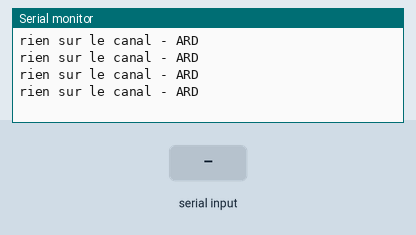
Recording of a sketch running on a simulated Arduino Uno, built with avr-gcc and run on an emulated ATmega328P. On the bench: the last lines printed to the serial monitor. The test bench sets the inputs (shaded band).

Above: at 1.8 s.
1.9 s: "1" received over the second serial link
At 2.4 s:
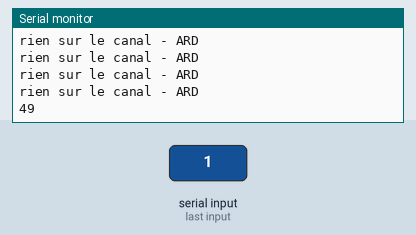
3.5 s: "0" received over the second serial link
At 3.9 s:
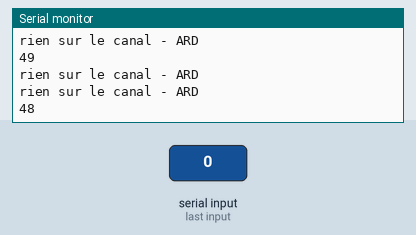
5.0 s: "2" received over the second serial link
At 5.4 s:
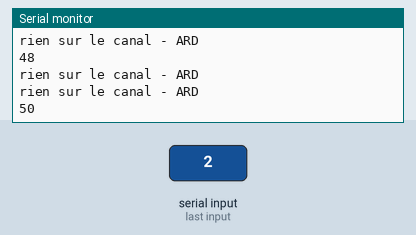

Measured:
- after the input at 1.9 s, the serial monitor: prints a new line after 0.12 s (image 1)
- after the input at 3.5 s, the serial monitor: prints a new line at once (image 2)
- after the input at 5.0 s, the serial monitor: prints a new line at once (image 3)

The sketch:

Arduino_-_transmission.ino
```cpp
#include <SoftwareSerial.h>

SoftwareSerial s(3, 2); //pin Rx, Tx

void setup() {
  Serial.begin(9600);
  s.begin(9600);
}

void loop() {
  s.write("ARD");
  if ( s.available() > 0)
  {
    Serial.println(s.read());
  }
  else
  {
    Serial.println("rien sur le canal - ARD");
  }
  delay(500);
}
```
